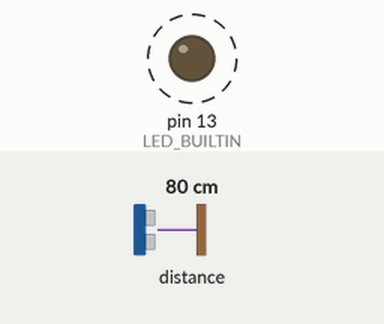
Recording of a sketch running on a simulated Arduino Mega 2560, built with avr-gcc and run on an emulated ATmega2560. Parts: output pins drawn as LEDs (lit = HIGH). Dashed ring = blinking. The test bench sets the inputs (shaded band); at power-on: distance to the obstacle 80 cm. No radio packets arrive unless stated; pins used as bus, display or sensor lines are not drawn; what the sketch prints to the serial monitor is not drawn.

Above: at 1.2 s.
Timing chart, 0 to 5.0 s (numbered marks = the images above):
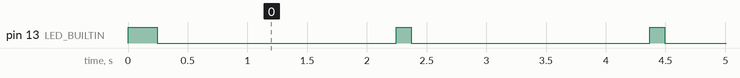

The sketch:

Feather9x_TX.ino
```cpp
// Feather9x_TX
// -*- mode: C++ -*-
// Example sketch showing how to create a simple messaging client (transmitter)
// with the RH_RF95 class. RH_RF95 class does not provide for addressing or
// reliability, so you should only use RH_RF95 if you do not need the higher
// level messaging abilities.
// It is designed to work with the other example Feather9x_RX

#include <SPI.h>
#include <RH_RF95.h>
#include <Wire.h>
#include "Adafruit_VL6180X.h"
#include <Adafruit_SleepyDog.h>


// for feather32u4
#define RFM95_CS 8
#define RFM95_RST 4
#define RFM95_INT 7
#define SLEEP 2000


#define VBATPIN A9

int measuredvbat = 0;

// Change to 434.0 or other frequency, must match RX's freq!
#define RF95_FREQ 433

// Singleton instance of the radio driver
RH_RF95 rf95(RFM95_CS, RFM95_INT);

Adafruit_VL6180X vl = Adafruit_VL6180X();

  uint8_t range = 0;
  uint8_t status = 0;

void setup()
{


  pinMode(RFM95_RST, OUTPUT);
  pinMode(LED_BUILTIN, OUTPUT);

  digitalWrite(RFM95_RST, HIGH);
  digitalWrite(LED_BUILTIN, HIGH);

  Serial.begin(115200);
  while (!Serial) {
    delay(1);
  }

  delay(100);

  Serial.println("Feather LoRa TX Test!");

  Serial.println("Adafruit VL6180x test!");
  if (! vl.begin()) {
    Serial.println("Failed to find sensor");
    while (1);
  }
  Serial.println("Sensor found!");


  // manual reset
  digitalWrite(RFM95_RST, LOW);
  delay(10);
  digitalWrite(RFM95_RST, HIGH);
  delay(10);

  while (!rf95.init()) {
    Serial.println("LoRa radio init failed");
    Serial.println("Uncomment '#define SERIAL_DEBUG' in RH_RF95.cpp for detailed debug info");
    while (1);
  }
  Serial.println("LoRa radio init OK!");

  // Defaults after init are 434.0MHz, modulation GFSK_Rb250Fd250, +13dbM
  if (!rf95.setFrequency(RF95_FREQ)) {
    Serial.println("setFrequency failed");
    while (1);
  }
  Serial.print("Set Freq to: "); Serial.println(RF95_FREQ);

  // Defaults after init are 434.0MHz, 13dBm, Bw = 125 kHz, Cr = 4/5, Sf = 128chips/symbol, CRC on

  // The default transmitter power is 13dBm, using PA_BOOST.
  // If you are using RFM95/96/97/98 modules which uses the PA_BOOST transmitter pin, then
  // you can set transmitter powers from 5 to 23 dBm:
  rf95.setTxPower(23, true);
}

int16_t packetnum = 0;  // packet counter, we increment per xmission

void loop()
{
  digitalWrite(LED_BUILTIN, HIGH);

  //range = vl.readRange();
  //status = vl.readRangeStatus();

  /*if (status == VL6180X_ERROR_NONE) {
    Serial.print("Range: "); Serial.println(range);
  }*/

  delay(20); // Wait 1 second between transmits, could also 'sleep' here!
  packetnum = vl.readRange();

  //Serial.print("VBat: " ); Serial.println(measuredvbat);

  Serial.println("Transmitting..."); // Send a message to rf95_server

  char radiopacket[4] = "";
  itoa(packetnum, radiopacket, 10);
  Serial.print("Sending "); Serial.println(radiopacket);
  radiopacket[19] = 0;

  Serial.println("Sending...");
  delay(10);
  rf95.send((uint8_t *)radiopacket, 20);

  //Serial.println("Waiting for packet to complete...");
  //delay(10);
  rf95.waitPacketSent();

  //removing the 'listen for response' part of the code.  May need later but currently does seem to add value.
  digitalWrite(LED_BUILTIN, LOW);
  rf95.sleep();
  int sleepMS = Watchdog.sleep(SLEEP);  // Sleep for up to 10 seconds.
/*   uint8_t buf[RH_RF95_MAX_MESSAGE_LEN];
     uint8_t len = sizeof(buf);

 *
 *   Serial.println("Waiting for reply...");
  if (rf95.waitAvailableTimeout(3000))
  {
    // Should be a reply message for us now
    if (rf95.recv(buf, &len))
   {
      Serial.print("Got reply: ");
      Serial.println((char*)buf);
      Serial.print("RSSI: ");
      Serial.println(rf95.lastRssi(), DEC);
    }
    else{
      Serial.println("Receive failed");
    }
  }
  else  {
    Serial.println("No reply, is there a listener around?");
  }*/

}
```

Measured:
- by itself, pin 13 (LED_BUILTIN): alternates HIGH for 0.12 s and LOW for 2.0 s
